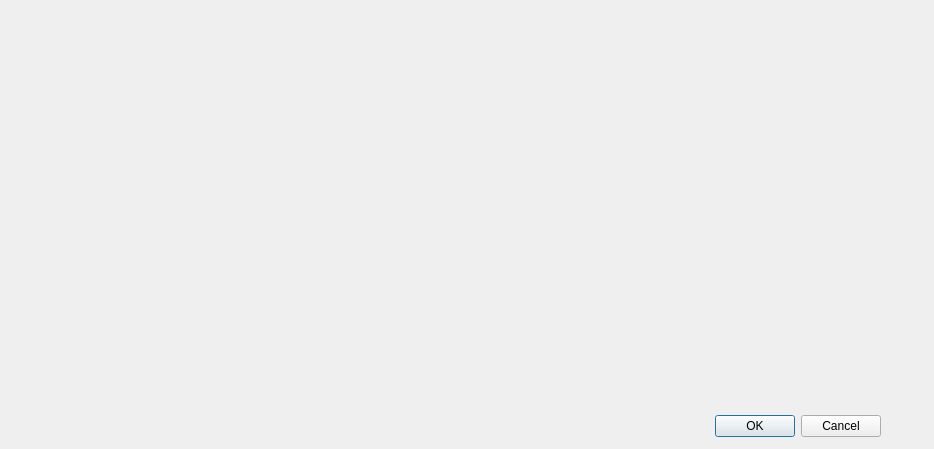
<?xml version="1.0" encoding="UTF-8"?>
<ui version="4.0">
 <class>SLKinectDialog</class>
 <widget class="QDialog" name="SLKinectDialog">
  <property name="geometry">
   <rect>
    <x>0</x>
    <y>0</y>
    <width>934</width>
    <height>449</height>
   </rect>
  </property>
  <property name="windowTitle">
   <string>DepthMap</string>
  </property>
  <widget class="QDialogButtonBox" name="buttonBox">
   <property name="geometry">
    <rect>
     <x>540</x>
     <y>410</y>
     <width>341</width>
     <height>32</height>
    </rect>
   </property>
   <property name="orientation">
    <enum>Qt::Horizontal</enum>
   </property>
   <property name="standardButtons">
    <set>QDialogButtonBox::Cancel|QDialogButtonBox::Ok</set>
   </property>
  </widget>
  <widget class="SLVideoWidget" name="depthMap" native="true">
   <property name="enabled">
    <bool>true</bool>
   </property>
   <property name="geometry">
    <rect>
     <x>40</x>
     <y>20</y>
     <width>391</width>
     <height>371</height>
    </rect>
   </property>
  </widget>
  <widget class="SLVideoWidget" name="rgbMap" native="true">
   <property name="enabled">
    <bool>true</bool>
   </property>
   <property name="geometry">
    <rect>
     <x>500</x>
     <y>20</y>
     <width>391</width>
     <height>371</height>
    </rect>
   </property>
  </widget>
 </widget>
 <customwidgets>
  <customwidget>
   <class>SLVideoWidget</class>
   <extends>QWidget</extends>
   <header>SLVideoWidget.h</header>
   <container>1</container>
  </customwidget>
 </customwidgets>
 <resources/>
 <connections>
  <connection>
   <sender>buttonBox</sender>
   <signal>accepted()</signal>
   <receiver>SLKinectDialog</receiver>
   <slot>onActionOk()</slot>
   <hints>
    <hint type="sourcelabel">
     <x>248</x>
     <y>254</y>
    </hint>
    <hint type="destinationlabel">
     <x>157</x>
     <y>274</y>
    </hint>
   </hints>
  </connection>
  <connection>
   <sender>buttonBox</sender>
   <signal>rejected()</signal>
   <receiver>SLKinectDialog</receiver>
   <slot>onActionCancel()</slot>
   <hints>
    <hint type="sourcelabel">
     <x>316</x>
     <y>260</y>
    </hint>
    <hint type="destinationlabel">
     <x>286</x>
     <y>274</y>
    </hint>
   </hints>
  </connection>
 </connections>
 <slots>
  <slot>onActionOk()</slot>
  <slot>onActionCancel()</slot>
 </slots>
</ui>
